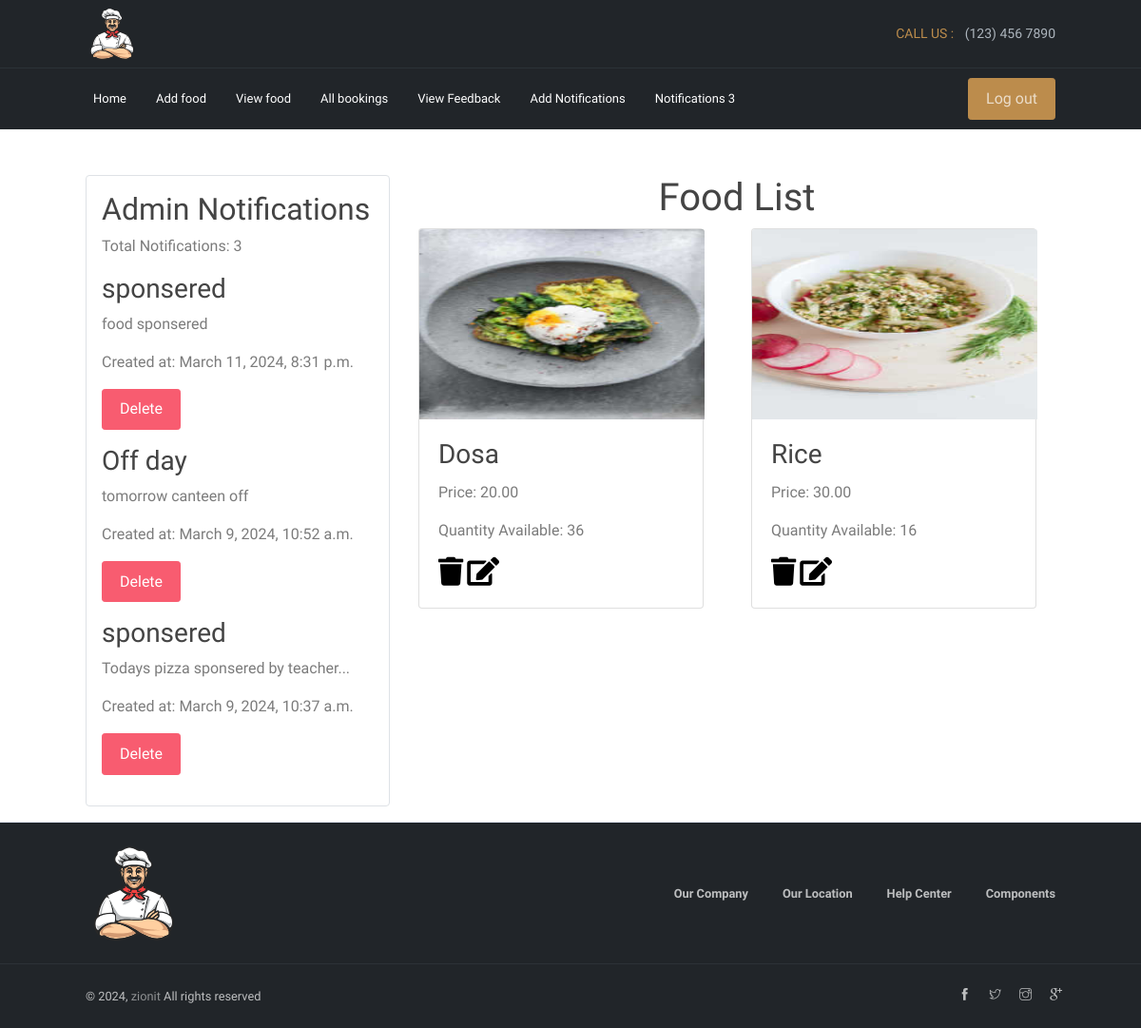
Before: /view_food/ with the older database file.
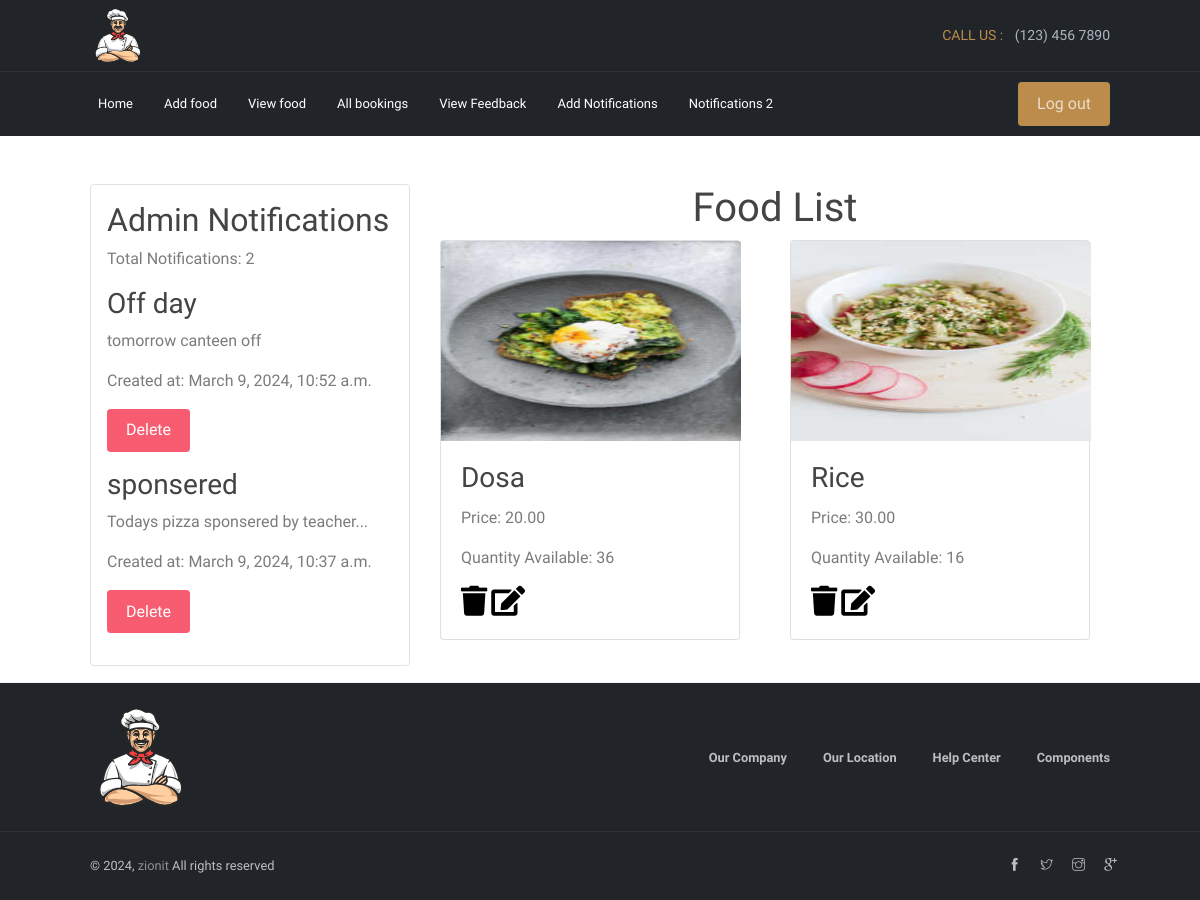
After: the same page with the newer database file.
### mess_staff/models.py (models this page shows, shortened)
class FoodItem(models.Model):
    food_id = models.AutoField(primary_key=True)
    name = models.CharField(max_length=200)
    image = models.ImageField(upload_to="foods", null=True, blank=True)
    price = models.DecimalField(max_digits=10, decimal_places=2)
    quantity_available = models.IntegerField(default=0)
    quantity_booked = models.IntegerField(default=0)
    booked_by = models.ForeignKey(User, on_delete=models.CASCADE, related_name='booked_items', null=True)
    status = models.CharField(max_length=20, default='Pending')

class AdminNotification(models.Model):
    title = models.CharField(max_length=100)
    message = models.TextField()
    created_at = models.DateTimeField(default=timezone.now)

### mess_staff/views.py (the view)
# urls.py: path('view_food/',views.food_item_list,name='view_food'),
def food_item_list(request):
    food_items = FoodItem.objects.all()
    notifications = AdminNotification.objects.all().order_by('-created_at')
    total_notifications_count = notifications.count()
    return render(request, 'staff/view_fooditems.html', {'food_items': food_items, 'notifications': notifications, 'total_notifications_count': total_notifications_count})

### templates/staff/view_fooditems.html (shortened to what the changed rows need)
{%load static%}
<!DOCTYPE html>
<html lang="en">
<head>
    <link rel="stylesheet" href="{%static 'vendors/themify-icons/css/themify-icons.css' %}">
	<link rel="stylesheet" href="{%static '/css/pigga.css' %}">
    <link href="https://cdnjs.cloudflare.com/ajax/libs/font-awesome/5.10.0/css/all.min.css" rel="stylesheet">
</head>
<body data-spy="scroll" data-target=".navbar" data-offset="40" id="home">
    <nav class="nav-second navbar custom-navbar navbar-expand-sm navbar-dark bg-dark sticky-top">
        <div class="container">
            <div class="collapse navbar-collapse" id="navbarSupportedContent">
                <ul class="navbar-nav mr-auto">
                    <li class="nav-item" id="notifications-link">
                        <a class="nav-link" href="{% url 'admin_notifications' %}">
                            Notifications {{ total_notifications_count }}
                        </a>
                    </li>
                </ul>
            </div>
        </div>
    </nav>
{%block content%}
<div class="container mt-5">
    <div class="row">
        <div class="col-md-8 order-md-2">
            <h1 class="text-center">Food List</h1>
            <div class="row">
                {% if food_items %}
                    {% for food_item in food_items %}
                        <div class="col-md-6">
                            <div class="card mb-3" style="width: 300px;">
                                <img src="{{ food_item.image.url }}" class="card-img-top" alt="{{ food_item.name }}" style="height: 200px; width: 300px;">
                                <div class="card-body">
                                    <h3 class="card-title">{{ food_item.name }}</h3>
                                    <p class="card-text">Price: {{ food_item.price }}</p>
                                    <p class="card-text">Quantity Available: {{ food_item.quantity_available }}</p>
                                    <a href="{% url 'delete_food_item' food_item.food_id %}" onclick="return confirm('Are you sure want to delete?')"><i class="fa fa-trash" style='font-size:30px; color: #000;'></i></a>
                                    <a href="{% url 'edit_food_item' food_item.pk %}"><i class='fas fa-edit' style='font-size:30px; color: #000;'></i></a>
                                </div>
                            </div>
                        </div>
                    {% endfor %}
                {% else %}
                    <div class="col-12">
                        <p>No food items available.</p>
                    </div>
                {% endif %}
            </div>
        </div>
        <div class="col-md-4 order-md-1">
            <div class="notification-box mb-3 p-3 border rounded">
                <h2>Admin Notifications</h2>
                <p>Total Notifications: {{ total_notifications_count }}</p>
                {% if notifications %}
                    {% for notification in notifications %}
                        <div class="notification-item mb-3">
                            <h3>{{ notification.title }}</h3>
                            <p>{{ notification.message }}</p>
                            <p>Created at: {{ notification.created_at }}</p>
                            <form action="{% url 'delete_notification' notification.id %}" method="post">
                                <button type="submit" class="btn btn-danger">Delete</button>
                            </form>
                        </div>
                    {% endfor %}
                {% else %}
                    <p>No notifications available.</p>
                {% endif %}
            </div>
        </div>
    </div>
</div>
    {%endblock%}
</body>
</html>

Changed rows visible on the page:
removed AdminNotification: title "sponsered", message "food sponsered", created_at "March 11, 2024, 8:31 p.m."
Other visible differences:
{{ total_notifications_count }}: "3" → "2"
